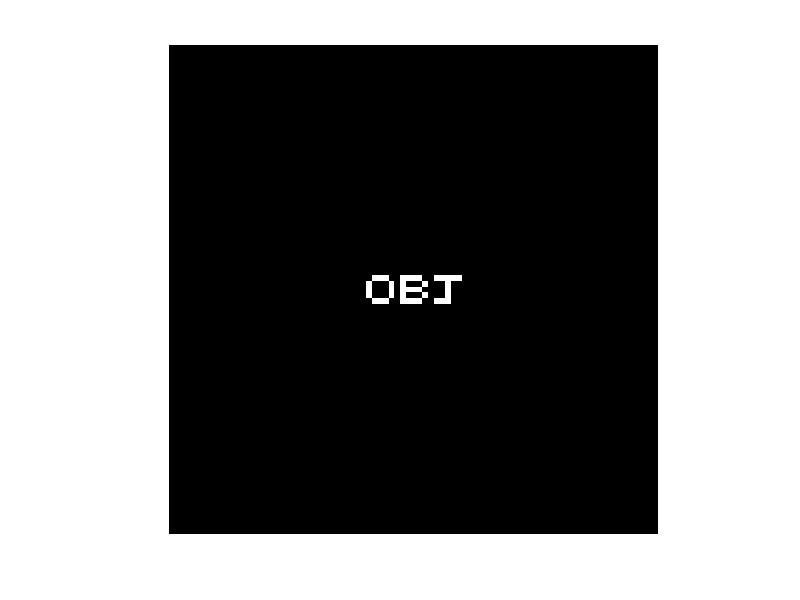

The MATLAB source for this figure: (Note: this script raises an error after producing the figure.)
%% object
clear
obj = [0,1,1,1,0,0,1,1,1,1,0,0,1,1,1,1,1;1,0,0,0,1,0,1,0,0,0,1,0,0,0,1,0,0;1,0,0,0,1,0,1,1,1,1,0,0,0,0,1,0,0;1,0,0,0,1,0,1,0,0,0,1,0,0,0,1,0,0;0,1,1,1,0,0,1,1,1,1,0,0,1,1,1,0,0];
img = padarray(obj, [249,244]);
img1 =  padarray(obj, [41,35]);
figure(1)
imshow(img1)
img_grad = gradsum(img);
%% create speckle 
medium = rand(513,513);
speckle = conv2(obj,medium);
speckle = speckle(59:459,65:465);
%% auto-autocorrelation
speckle = imread('OBJ.bmp');
speckle = im2double(speckle);
figure(2)
imshow(speckle,[])
% speckle = speckle(101:301,101:301);%
PR = zixiangguan(speckle);
% autocl = PR(57:143,57:143);
autocl = PR(158:244,158:244);
figure(3) 
imshow(autocl,[]);
%% amplitude
autocl_f = fft2(autocl);
G = sqrt(abs(autocl_f)); 
%% phase retrieval
S = ones(5,17);
S = padarray(S, [41 35]); %support area
est = rand(87,87);
xn = est;
est_flag = est;
bate = 0.72;
%HIO
for n=1:300
   c=Pm(est,G);
   d=Ps(c,S);
   e=Ps(est,S);
   est=(1+bate)*d-e-bate*c+est;
   est((est)<0)=0;
end
xn_est = Ps(est,S);
xn_rzt = abs(xn_est);
xn_hio = xn_rzt;
xn_hio = double((xn_hio-min(min(xn_hio)))./(max(max(xn_hio))-min(min(xn_hio))));
figure(4)
imshow(xn_hio)

xn_hio_r = xn_hio;
xn_hio_r = rot90(xn_hio_r,2);
% xn_hio_r = xn_hio_r./1.2;
xn_cut = xn_hio_r(42:46,36:52);
figure(10)
imshow(xn_hio_r)
xn_cut_r = xn_hio_r(42:46,36:52);

error_hio = log(MSE(img1,xn_hio));
if(log(MSE(img1,xn_hio_r))<error_hio)
    error_hio=log(MSE(img1,xn_hio_r));
end

ssim_hio = ssim(obj,xn_cut);
if(ssim(obj,xn_cut_r)>ssim_hio)
    ssim_hio=ssim(obj,xn_cut_r);
end

sss = rot90(xn_hio,2);
figure(7)
imshow(abs(sss),[])
% % Huber
      count = 1;
      error1 = 1;
      itera_t = 0;
      t=1;
  for n=1:500
   c=Pm(xn,G);
   d=Ps(c,S);
   e=Ps(xn,S);
   xn=(1+bate)*d-e-bate*c+xn;
   xn((xn)<0)=0;

      u_xn = Huber(xn); 
      xn = xn - t.*u_xn;
      
      xn_ab  = abs(xn);
      xn_ab  = xn_ab.*S;
      xn_ab(xn_ab<1e-24)=0;
      xn2=double((xn_ab-min(min(xn_ab)))./(max(max(xn_ab))-min(min(xn_ab))));
      midgrad = gradsum(xn2);
      error  = abs( (log(midgrad) -log(img_grad)) / log(img_grad) );
      if( error < error1)
          error1 = error;
          xn_r = xn2;
      else
          t=0.5*t;
          xn_r=xn2;
      end
  end
   count = count+1;

xn=Ps(c,S);
xn=double((xn-min(min(xn)))./(max(max(xn))-min(min(xn))));
figure(5)
imshow(abs(xn),[])
figure(6)
imshow(abs(xn_r),[])
error_huber1 = log(MSE(img1,xn_r));
xn_r1 = rot90(xn_r,2);
figure(7)
imshow(abs(xn_r1),[])
error_huber2 = (MSE(img1,xn_r1));